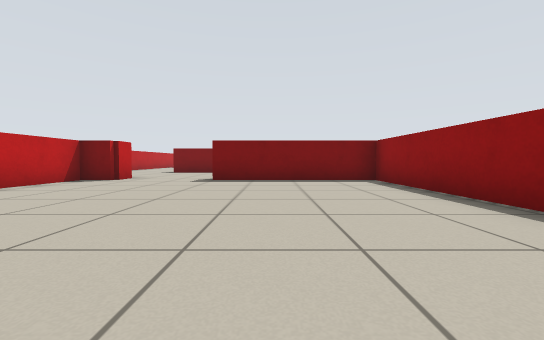
View 1 (above)

20 first-person views from a walk through a Stage world. The camera is 0.5 m above the floor, tilts 2° down and sees 90° across. Floor lines are 1 m apart. The floor is counted in squares, 1 m on a side. Each view is taken from the middle of a square. On the plan, view 1 faces up. The plan holds only what a view shows up to about 9 squares ahead; the rest is blank. The place goes on beyond the plan. Robots are left out.

View 2
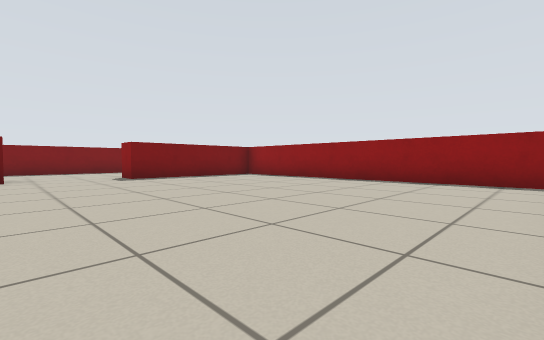

View 3
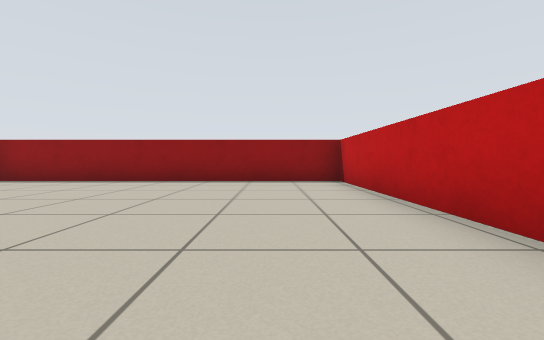

View 4
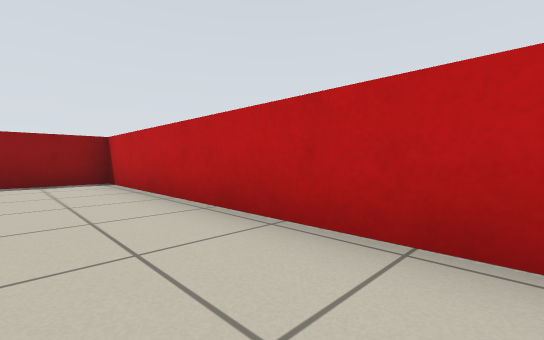

View 5
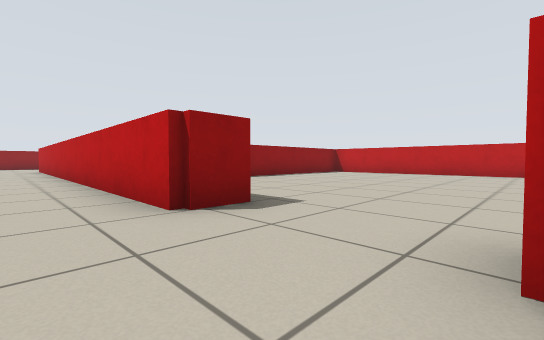

View 6
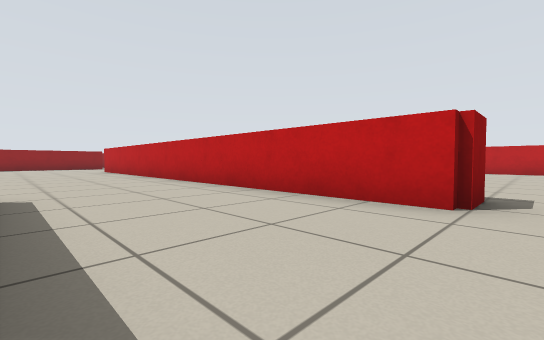

View 7
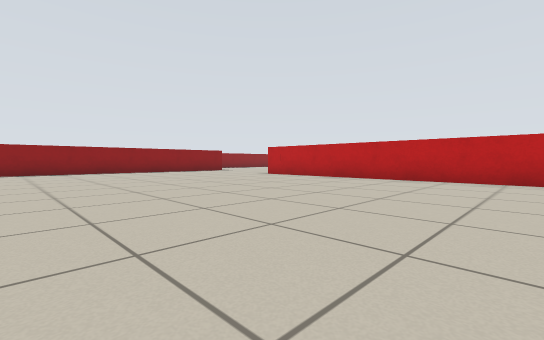

View 8
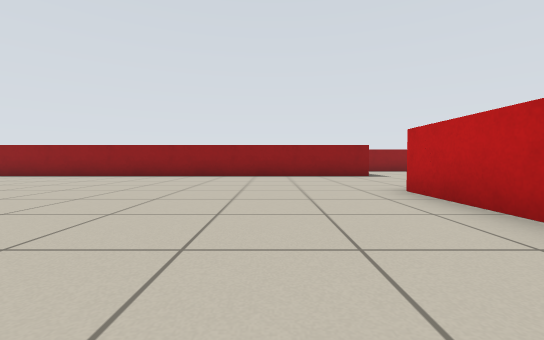

View 9
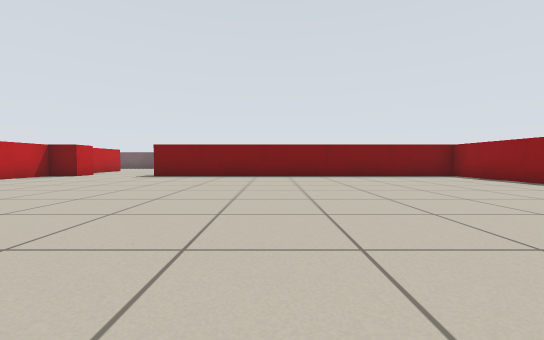

View 10
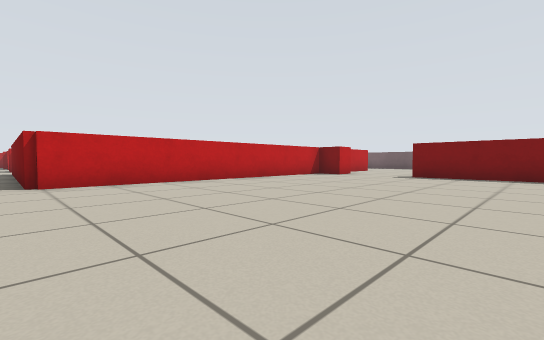

View 11
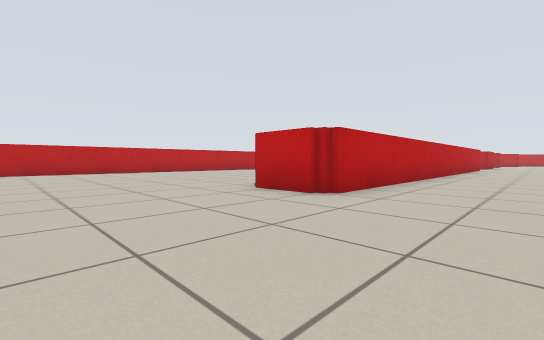

View 12
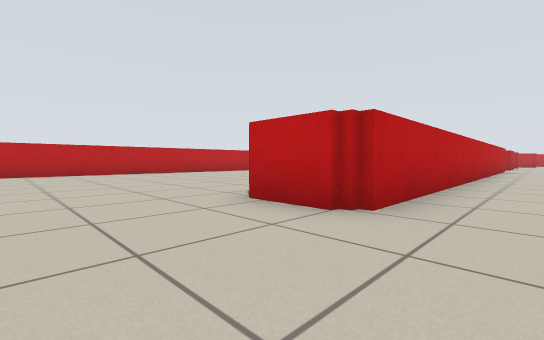

View 13
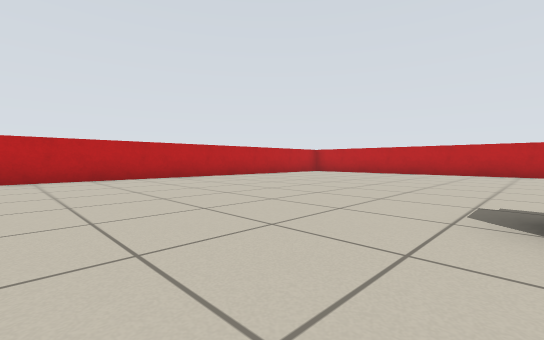

View 14
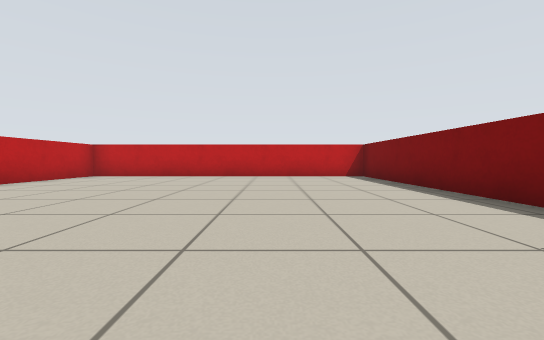

View 15
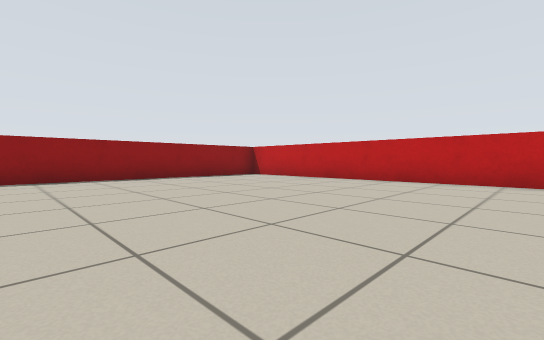

View 16
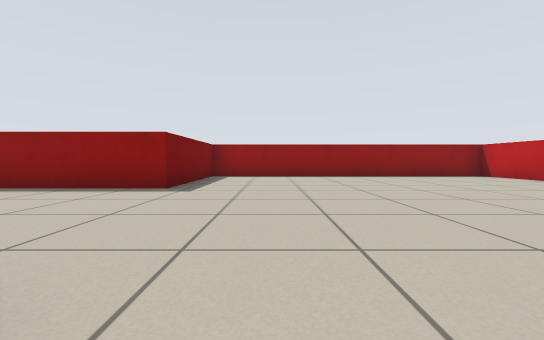

View 17
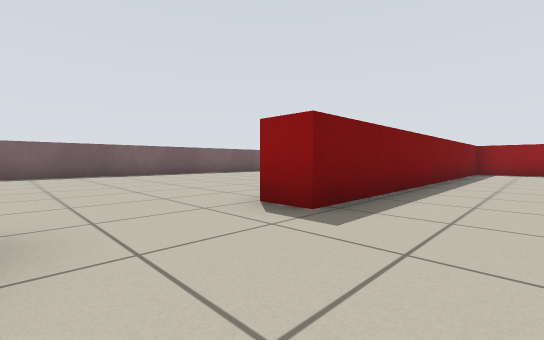

View 18
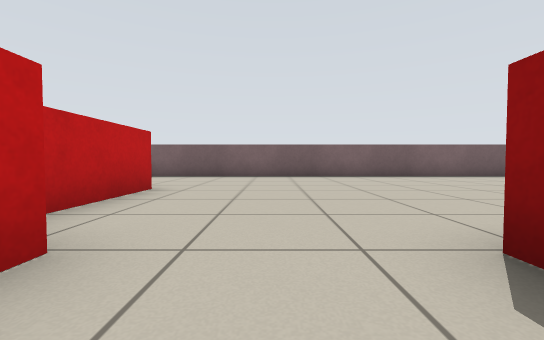

View 19
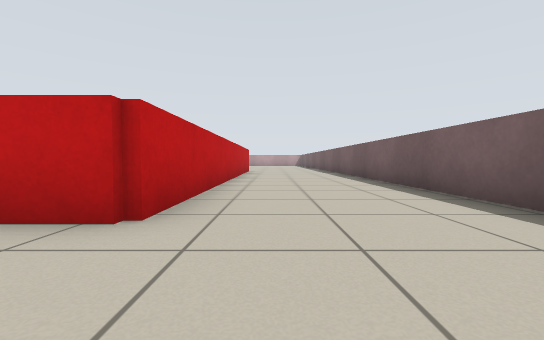

View 20
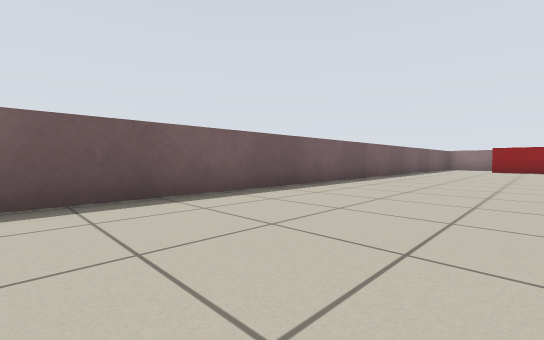

### Floor plan
Points are (right, up) in squares from view 1. A wall is a line through its corners. A room is listed if a view was taken in it or the views show most of it. See-through windows are left out.
Room 1 (views 1, 2, 3, 4)
walls: (-3.9, 7.8) (-3.9, 6.9) (-4.5, 6.9); (-4.1, -1.7) (2.6, -1.7) (2.6, 6.9) (-1.5, 6.9) (-1.5, 7.8)
ways out: opening at (-2.5, 7.5) to room 2
Room 2 (views 5, 6, 7, 8, 9, 10, 11, 12, 13, 14, 15, 16, 17, 18, 19, 20)
walls: (9.2, 6.9) (3.4, 6.9) (3.4, -1.7) (6.4, -1.7); (3.8, 20.5) (3.8, 19.7) (2.9, 19.7) (2.9, 11.3) (-4, 11.3); (-1.5, 7.8) (11.7, 7.8) (11.7, 6.2); (17.1, 27.6) (-4, 27.6); (8.9, -1.7) (19.7, -1.7) (19.7, 6.9) (15.8, 6.9) (15.8, 19.7) (6.2, 19.7) (6.2, 20.5); (-4, 23.9) (2.9, 23.9) (2.9, 21.5)
ways out: opening at (-2.5, 7.5) to room 1; gap at (-4, 12)

Positions as (right, up) in squares from view 1, and headings:
1: (0, 0), facing up
2: (-4, -1), facing up-right
3: (-4, 0), facing right
4: (-4, 0), facing down-right
5: (-4, 9), facing down-right
6: (-2, 11), facing down-right
7: (4, 15), facing down-right
8: (7, 10), facing right
9: (10, 11), facing up
10: (9, 11), facing up-left
11: (15, 10), facing down-left
12: (14, 9), facing down-left
13: (14, 6), facing down-left
14: (12, 4), facing left
15: (12, 5), facing down-right
16: (11, 5), facing right
17: (4, 18), facing up-right
18: (5, 19), facing up
19: (5, 25), facing left
20: (8, 24), facing up-right
